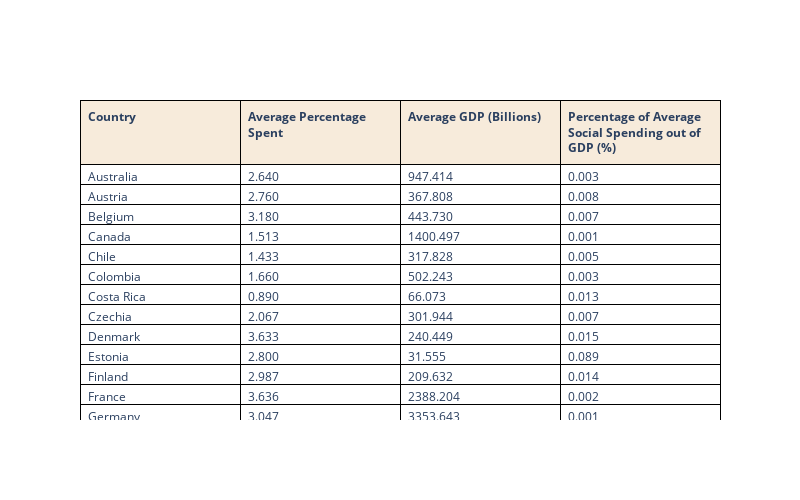

Write notebook code for a chart like this one.
### Code cell
import plotly.graph_objects as go

# Formatting function to round to three decimal places
def format_decimal(value):
    return f'{value:.3f}'

fig = go.Figure(data=[go.Table(
    header=dict(values=['<b>Country</b>', '<b>Average Percentage Spent</b>', '<b>Average GDP (Billions)</b>', '<b>Percentage of Average Social Spending out of GDP (%)</b>'],
                line_color='black',
                fill_color='#f7ebdb',
                align='left'),
    cells=dict(values=[average_data['Country'],
                       average_data['s_s'].apply(format_decimal),
                       average_data['gdp'].apply(format_decimal),
                       average_data['s_s_gdp_ratio'].apply(format_decimal)],
               line_color='black',
               fill_color='white',
               align='left'))
])

fig.update_layout(width=800, height=500)
fig.show()

### Figure 1 — Plotly figure (JSON) as saved in the notebook; plotly's stock layout.template omitted (floating-point values rounded to 4 significant figures; data arrays with more than 128 entries replaced by an {"elided": "..."} marker saying what was removed)
{"data": [{"cells": {"align": "left", "fill": {"color": "white"}, "line": {"color": "black"}, "values": {"elided": "4x38 str values"}}, "header": {"align": "left", "fill": {"color": "#f7ebdb"}, "line": {"color": "black"}, "values": ["<b>Country</b>", "<b>Average Percentage Spent</b>", "<b>Average GDP (Billions)</b>", "<b>Percentage of Average Social Spending out of GDP (%)</b>"]}, "type": "table"}], "layout": {"height": 500, "width": 800}}
